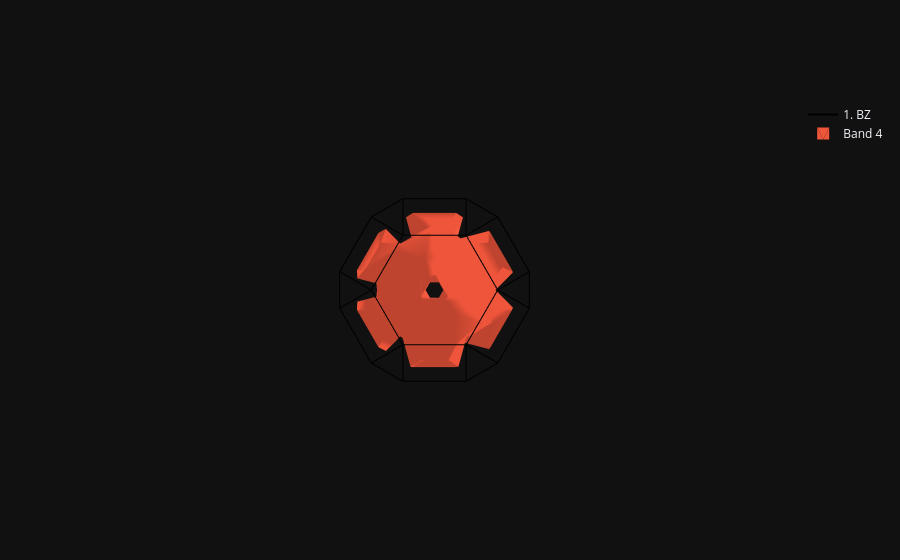

Notebook cell for this chart:
### Code cell
import plotly.io as io

with open("visualisation/figure.json", "r") as f:
    fig_json = json.load(f)
loaded_fig = io.from_json(fig_json)

# Zeige die geladene Figur an
loaded_fig.show()
